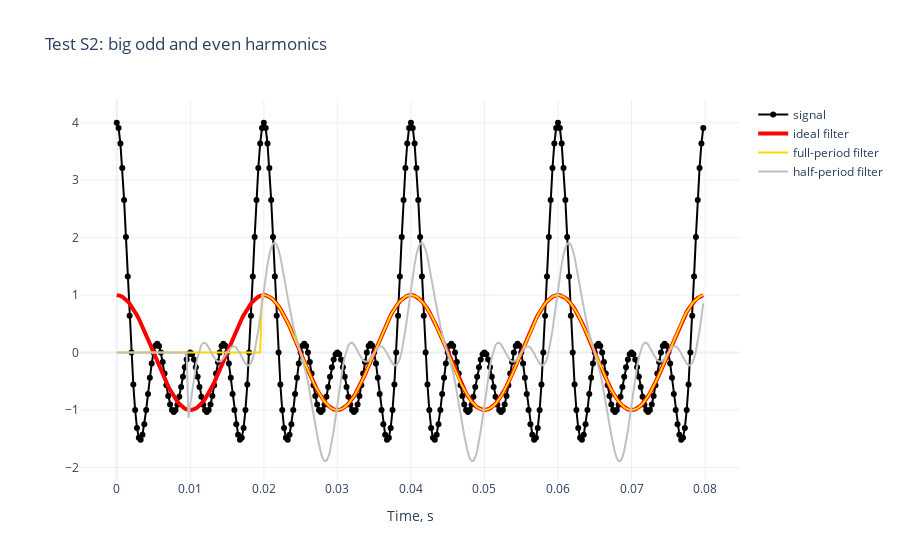
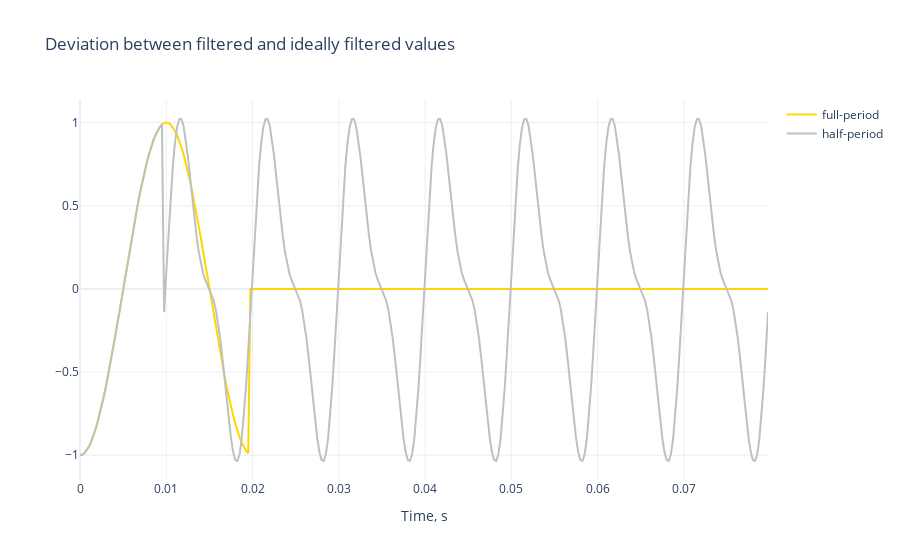

Here is the notebook cell these charts were saved with, in order:
### Code cell
s1,time = get_periodic(1, f1, 0, fs, t1, t2)
s2,time = get_periodic(1, 2*f1, 0, fs, t1, t2)
s3,time = get_periodic(1, 3*f1, 0, fs, t1, t2)
s4,time = get_periodic(1, 4*f1, 0, fs, t1, t2)

signal = s1 + s2 + s3 + s4

test_description = "big odd and even harmonics"
test_name = "Test S2"

f1 = 50
fs = 4000
ff_full = FourierFilter(f1=f1, fs=fs, mode="full-period")
ff_half = FourierFilter(f1=f1, fs=fs, mode="half-period")
s_filtered_full = []
s_filtered_half = []
for i in range(len(signal)):
    s_filtered_full.append(ff_full.fit_sample(signal[i]))
    s_filtered_half.append(ff_half.fit_sample(signal[i]))
s_filtered_full = np.array(s_filtered_full)
s_filtered_half = np.array(s_filtered_half)

fig = go.Figure()
fig.update_layout(
    title=f"{test_name}: {test_description}",
    xaxis_title="Time, s",
    template="plotly_white",
)
fig.add_trace(go.Scatter(x=time, y=signal, name="signal", mode="lines+markers", line=dict(color="black")))  # fmt:skip
fig.add_trace(go.Scatter(x=time, y=s1, name="ideal filter", line=dict(color="red", width=4)))  # fmt:skip
fig.add_trace(go.Scatter(x=time, y=np.real(s_filtered_full), name="full-period filter", line=dict(color="gold")))  # fmt:skip
fig.add_trace(go.Scatter(x=time, y=np.real(s_filtered_half), name="half-period filter", line=dict(color="silver")))  # fmt:skip
fig.show()

fig = go.Figure()
fig.update_layout(
    title="Deviation between filtered and ideally filtered values",
    xaxis_title="Time, s",
    template="plotly_white",
)
fig.add_trace(go.Scatter(x=time, y=np.real(s_filtered_full)-s1, name="full-period", line=dict(color="gold")))  # fmt:skip
fig.add_trace(go.Scatter(x=time, y=np.real(s_filtered_half)-s1, name="half-period", line=dict(color="silver")))  # fmt:skip
fig.show()

### Figure 1 — Plotly figure (JSON) as saved in the notebook; plotly's stock layout.template omitted (floating-point values rounded to 4 significant figures; data arrays with more than 128 entries replaced by an {"elided": "..."} marker saying what was removed)
{"data": [{"line": {"color": "black"}, "mode": "lines+markers", "name": "signal", "type": "scatter", "x": {"elided": "320 float values"}, "y": {"elided": "320 float values"}}, {"line": {"color": "red", "width": 4}, "name": "ideal filter", "type": "scatter", "x": {"elided": "320 float values"}, "y": {"elided": "320 float values"}}, {"line": {"color": "gold"}, "name": "full-period filter", "type": "scatter", "x": {"elided": "320 float values"}, "y": {"elided": "320 float values"}}, {"line": {"color": "silver"}, "name": "half-period filter", "type": "scatter", "x": {"elided": "320 float values"}, "y": {"elided": "320 float values"}}], "layout": {"title": {"text": "Test S2: big odd and even harmonics"}, "xaxis": {"title": {"text": "Time, s"}}}}

### Figure 2 — Plotly figure (JSON) as saved in the notebook; plotly's stock layout.template omitted (floating-point values rounded to 4 significant figures; data arrays with more than 128 entries replaced by an {"elided": "..."} marker saying what was removed)
{"data": [{"line": {"color": "gold"}, "name": "full-period", "type": "scatter", "x": {"elided": "320 float values"}, "y": {"elided": "320 float values"}}, {"line": {"color": "silver"}, "name": "half-period", "type": "scatter", "x": {"elided": "320 float values"}, "y": {"elided": "320 float values"}}], "layout": {"title": {"text": "Deviation between filtered and ideally filtered values"}, "xaxis": {"title": {"text": "Time, s"}}}}
